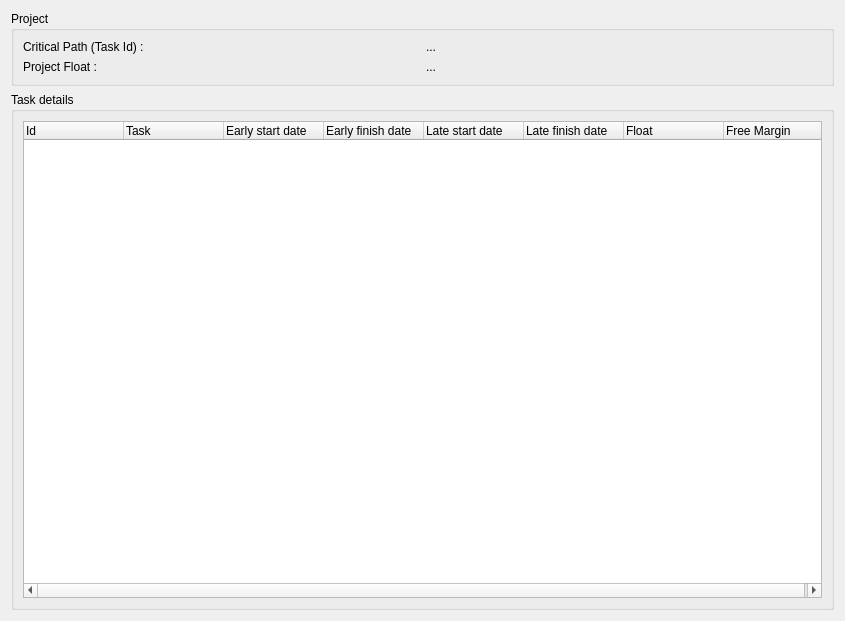
<ui version="4.0" >
 <class>Schedule</class>
 <widget class="QWidget" name="Schedule" >
  <property name="geometry" >
   <rect>
    <x>0</x>
    <y>0</y>
    <width>845</width>
    <height>621</height>
   </rect>
  </property>
  <layout class="QGridLayout" >
   <item row="0" column="0" >
    <layout class="QVBoxLayout" />
   </item>
   <item row="1" column="0" >
    <widget class="QGroupBox" name="projectGroupBox" >
     <property name="title" >
      <string>Project</string>
     </property>
     <layout class="QGridLayout" >
      <property name="leftMargin" >
       <number>9</number>
      </property>
      <property name="topMargin" >
       <number>9</number>
      </property>
      <property name="rightMargin" >
       <number>9</number>
      </property>
      <property name="bottomMargin" >
       <number>9</number>
      </property>
      <property name="horizontalSpacing" >
       <number>6</number>
      </property>
      <property name="verticalSpacing" >
       <number>6</number>
      </property>
      <item row="0" column="1" >
       <layout class="QVBoxLayout" >
        <property name="spacing" >
         <number>6</number>
        </property>
        <property name="leftMargin" >
         <number>0</number>
        </property>
        <property name="topMargin" >
         <number>0</number>
        </property>
        <property name="rightMargin" >
         <number>0</number>
        </property>
        <property name="bottomMargin" >
         <number>0</number>
        </property>
        <item>
         <layout class="QHBoxLayout" >
          <property name="leftMargin" >
           <number>0</number>
          </property>
          <property name="topMargin" >
           <number>0</number>
          </property>
          <property name="rightMargin" >
           <number>0</number>
          </property>
          <property name="bottomMargin" >
           <number>0</number>
          </property>
          <item>
           <widget class="QLabel" name="labelCriticalPath" >
            <property name="text" >
             <string>Critical Path (Task Id) :</string>
            </property>
           </widget>
          </item>
          <item>
           <widget class="QLabel" name="labelResultCriticalPath" >
            <property name="text" >
             <string>...</string>
            </property>
           </widget>
          </item>
         </layout>
        </item>
        <item>
         <layout class="QHBoxLayout" >
          <property name="spacing" >
           <number>6</number>
          </property>
          <property name="leftMargin" >
           <number>0</number>
          </property>
          <property name="topMargin" >
           <number>0</number>
          </property>
          <property name="rightMargin" >
           <number>0</number>
          </property>
          <property name="bottomMargin" >
           <number>0</number>
          </property>
          <item>
           <widget class="QLabel" name="labelProjectFloat" >
            <property name="text" >
             <string>Project Float :</string>
            </property>
           </widget>
          </item>
          <item>
           <widget class="QLabel" name="labelResultProjectFloat" >
            <property name="text" >
             <string>...</string>
            </property>
           </widget>
          </item>
         </layout>
        </item>
       </layout>
      </item>
     </layout>
    </widget>
   </item>
   <item row="2" column="0" >
    <widget class="QGroupBox" name="taskGroupBoxDetail" >
     <property name="title" >
      <string>Task details </string>
     </property>
     <layout class="QGridLayout" >
      <property name="leftMargin" >
       <number>9</number>
      </property>
      <property name="topMargin" >
       <number>9</number>
      </property>
      <property name="rightMargin" >
       <number>9</number>
      </property>
      <property name="bottomMargin" >
       <number>9</number>
      </property>
      <property name="horizontalSpacing" >
       <number>6</number>
      </property>
      <property name="verticalSpacing" >
       <number>6</number>
      </property>
      <item row="0" column="0" >
       <widget class="QTreeWidget" name="treeWidgetTaskResult" >
        <property name="horizontalScrollBarPolicy" >
         <enum>Qt::ScrollBarAsNeeded</enum>
        </property>
        <property name="itemsExpandable" >
         <bool>false</bool>
        </property>
        <column>
         <property name="text" >
          <string>Id</string>
         </property>
        </column>
        <column>
         <property name="text" >
          <string>Task</string>
         </property>
        </column>
        <column>
         <property name="text" >
          <string>Early start date</string>
         </property>
        </column>
        <column>
         <property name="text" >
          <string>Early finish date</string>
         </property>
        </column>
        <column>
         <property name="text" >
          <string>Late start date</string>
         </property>
        </column>
        <column>
         <property name="text" >
          <string>Late finish date</string>
         </property>
        </column>
        <column>
         <property name="text" >
          <string>Float</string>
         </property>
        </column>
        <column>
         <property name="text" >
          <string>Free Margin</string>
         </property>
        </column>
       </widget>
      </item>
     </layout>
    </widget>
   </item>
  </layout>
 </widget>
 <resources/>
 <connections/>
</ui>
